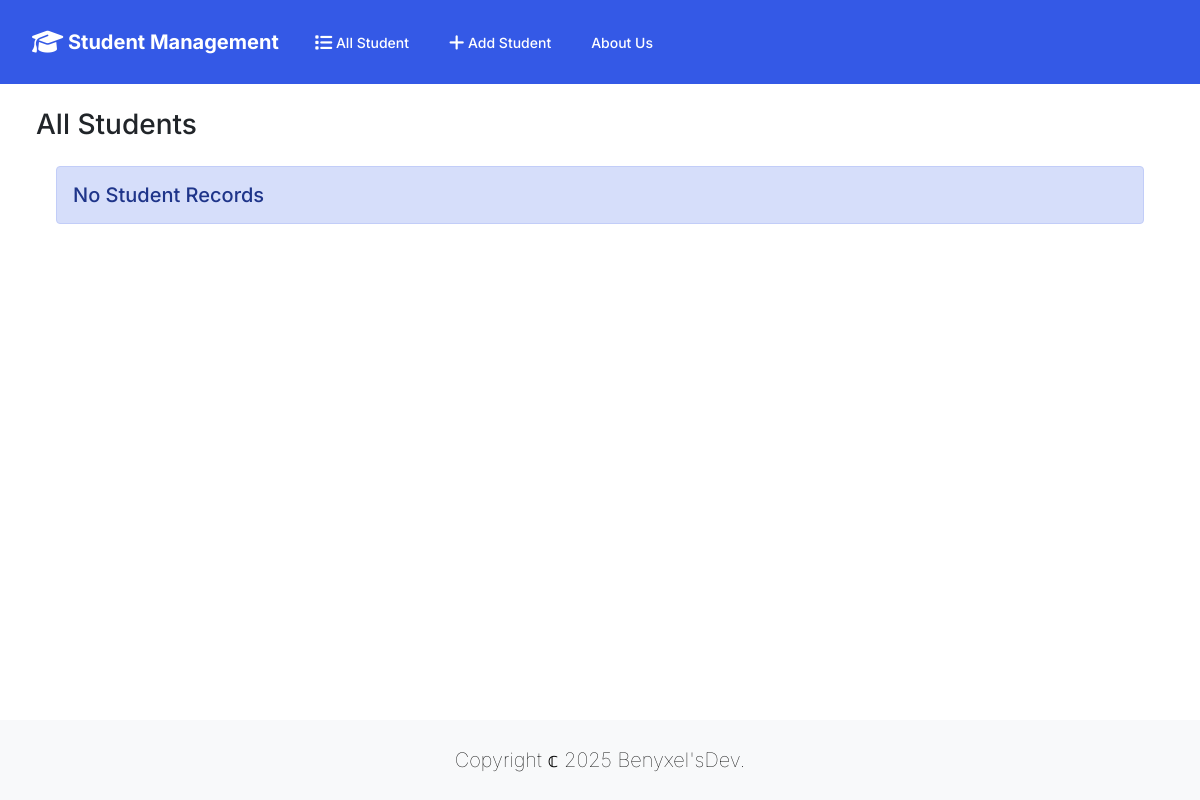
/, run on an earlier commit of the app's database.
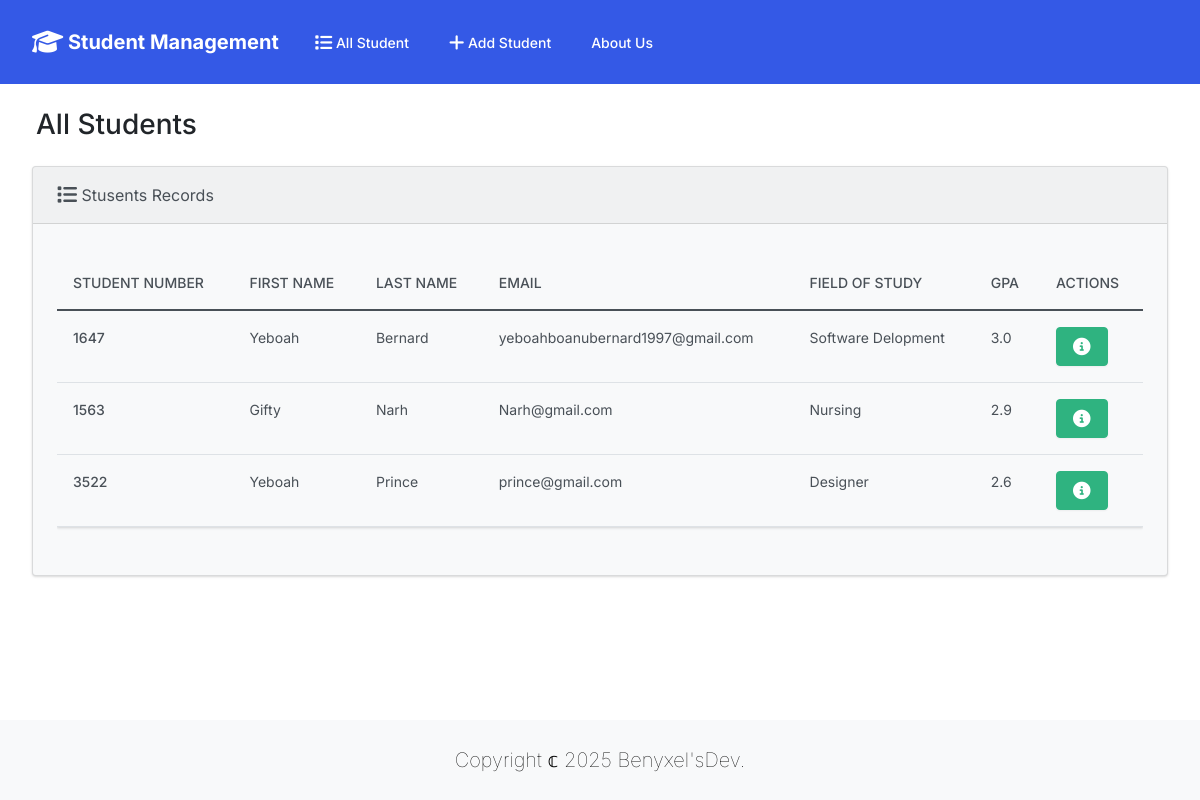
And on a later commit of the database.
### demoapp/models.py (models this page shows, shortened)
class Students(models.Model):
    student_number = models.IntegerField()
    first_name = models.CharField(max_length=50)
    last_name = models.CharField(max_length=50)
    email = models.EmailField(max_length=100)
    field_of_study = models.CharField(max_length=50)
    year_of_study = models.IntegerField()
    gpa = models.FloatField()

### demoapp/views.py (the view)
# urls.py: path('', views.index, name='index'),
def index(request):
    return render(request, 'student/index.html',
    {'students': Students.objects.all()})

### demoapp/templates/student/index.html (shortened to what this page needs)
{% extends "student/base.html" %}
{% block body %}
<h3 class="m-4"> All Students</h3>
<div class="row">
    <diV class="col-12">
        {% if students %}
        <div class="card bg-light">
            <div class="card-header">
                <i class="fa-solid fa-list fa-lg"></i>
                Stusents Records</div>
            <div class="card-body">
            <p class="card-text">
                <div class="table-responsive">
                    <table class="table table-hover">
                        <thead>
                          <tr>
                            <th scope="col">Student Number</th>
                            <th scope="col">First Name</th>
                            <th scope="col">Last Name</th>
                            <th scope="col">Email</th>
                            <th scope="col">Field of Study</th>
                            <th scope="col">GPA</th>
                            <th scope="col">Actions</th>
                          </tr>
                        </thead>
                        <tbody>
                            {% for student in students %}
                          <tr>
                            <th scope="row">{{ student.student_number }}</th>
                            <td>{{ student.first_name }}</td>
                            <td>{{ student.last_name }}</td>
                            <td>{{ student.email }}</td>
                            <td>{{ student.field_of_study }}</td>
                            <td>{{ student.gpa }}</td>
                            <td><button type="button" class="btn btn-success me-1" href="{% url 'view_student' student.id%}" data-bs-toggle="modal" data-bs-target="#myModal{{student.id}}"></button>
                            </td>
                          </tr>
                          {% endfor %}
                        </tbody>
                      </table>
                </div>
            </p>
            </div>
        </div>
        {% else %}
        <h5 class="alert alert-primary ms-4 me-4">No Student Records</h5>
        {% endif %}
    </diV>
</div>
</div>
{% endblock%}

What changed in the data, as far as the page shows it:
added Students: student_number "1647", first_name "Yeboah", last_name "Bernard", email "yeboahboanubernard1997@gmail.com", field_of_study "Software Delopment", gpa "3.0"
added Students: student_number "1563", first_name "Gifty", last_name "Narh", email "Narh@gmail.com", field_of_study "Nursing", gpa "2.9"
added Students: student_number "3522", first_name "Yeboah", last_name "Prince", email "prince@gmail.com", field_of_study "Designer", gpa "2.6"
Also different on the page:
text no longer shown: "No Student Records"
text now shown: "Stusents Records STUDENT NUMBER FIRST NAME LAST NAME EMAIL FIELD OF STUDY GPA ACTIONS"
